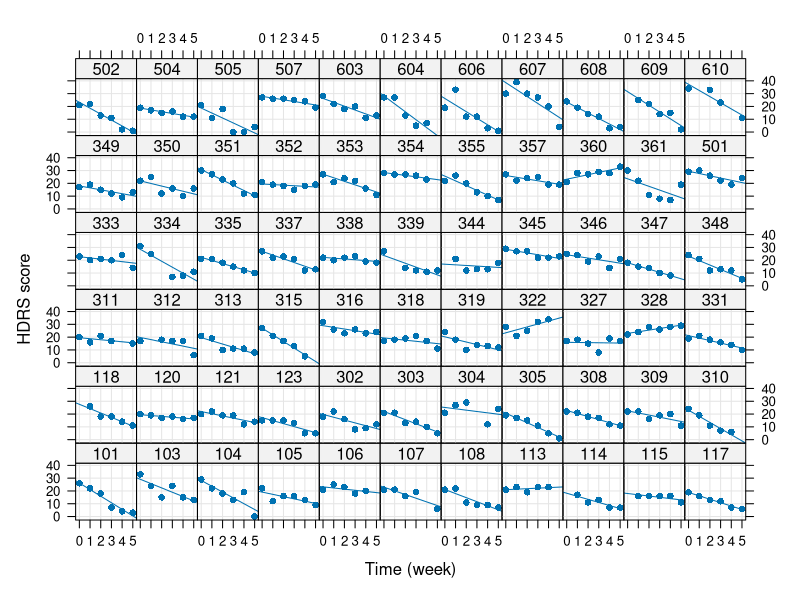
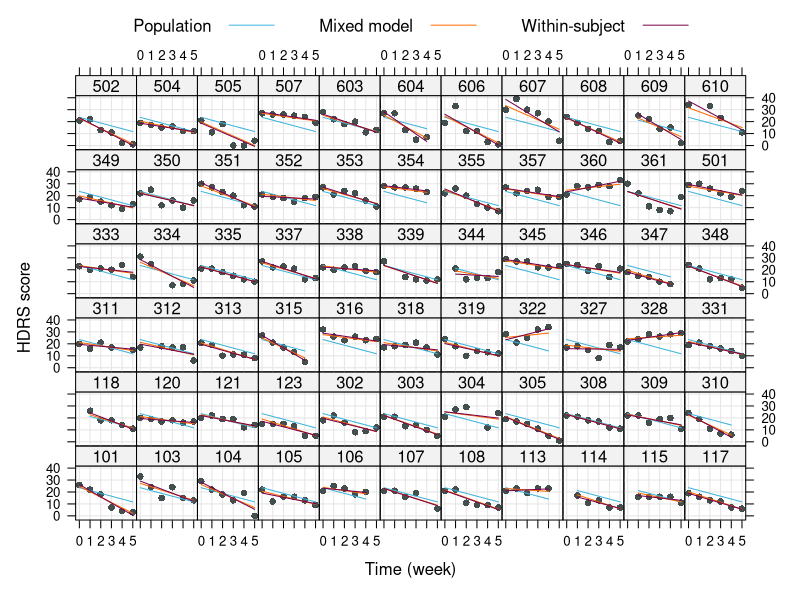
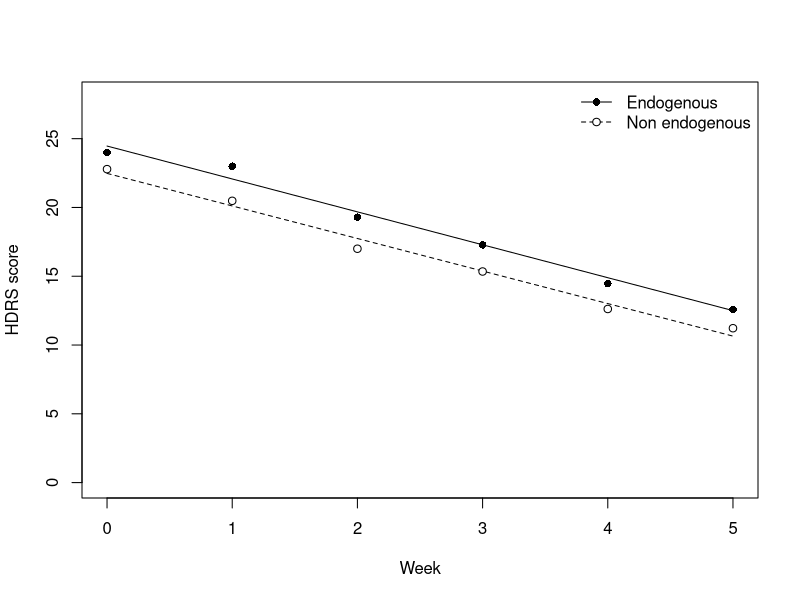

These charts were generated, in order, by the following R code:
## ---- chunk 1
library(lattice)
library(lme4)
## ---- chunk 2
dat      <- read.table("data/reisby.dat", header = TRUE)
dat$id   <- factor(dat$id)
dat$diag <- factor(dat$diag, levels = c("nonen", "endog"))
dat      <- na.omit(dat)     # drop missing values
head(dat, n = 13)

xyplot(hamd ~ week | id, data = dat, type=c("g", "r", "p"),
  pch = 16, layout = c(11, 6), ylab = "HDRS score", xlab = "Time (week)")
## ---- chunk 3
m1 <- lmer(hamd ~ week + (1 | id), data = dat, REML = FALSE)
summary(m1)
## ---- chunk 4
m2 <- lmer(hamd ~ week + (week | id), data = dat, REML = FALSE)
summary(m2)
## ---- chunk 5
indiv <- unlist(
  sapply(unique(dat$id),
         function(i) predict(lm(hamd ~ week, dat[dat$id == i, ])))
)

xyplot(hamd + predict(m2, re.form = ~ 0) + predict(m2) + indiv ~ week | id,
  data = dat, type = c("p", "l", "l", "l"), pch = 16, grid = TRUE,
  distribute.type = TRUE, layout = c(11, 6), ylab = "HDRS score",
  xlab = "Time (week)",
  # customize colors
  col = c("#434F4F", "#3CB4DC", "#FF6900", "#78004B"),
  # add legend
  key = list(space = "top", columns = 3,
             text = list(c("Population", "Mixed model", "Within-subject")),
             lines = list(col = c("#3CB4DC", "#FF6900", "#78004B")))
  )
## ---- chunk 6
m3 <- lmer(hamd ~ week + diag + (week | id), data = dat, REML = FALSE)
m4 <- lmer(hamd ~ week * diag + (week | id), data = dat, REML = FALSE)
anova(m3, m4)
## ---- chunk 7
dat2 <- aggregate(hamd ~ week + diag, dat, mean)
dat2$m4 <- predict(m4, newdata = dat2, re.form = ~ 0)

plot(m4 ~ week, dat2[dat2$diag == "endog", ], type = "l",
     ylim=c(0, 28), xlab="Week", ylab = "HDRS score")
lines(m4 ~ week, dat2[dat2$diag == "nonen", ], lty = 2)
points(hamd ~ week, dat2[dat2$diag == "endog", ], pch = 16)
points(hamd ~ week, dat2[dat2$diag == "nonen", ], pch = 21, bg = "white")
legend("topright", c("Endogenous", "Non endogenous"),
       lty = 1:2, pch = c(16, 21), pt.bg = "white", bty = "n")
## ---- chunk 8
## Study design and sample sizes
n_week <- 6
n_subj <- 80
n <- n_week * n_subj
dat <- data.frame(
     id = factor(rep(seq_len(n_subj), each = n_week)),
   week = rep(0:(n_week - 1), times = n_subj),
  treat = factor(rep(0:1, each = n/2), labels = c("ctr", "trt"))
)

## Fixed effects and variance components
beta <- c("(Intercept)" = 23, week = -0.5, treattrt = 0, "week:treattrt" = -1)
se <- 3.5                # residual sd
r <- -0.3
t(chol(VarCorr(m4)$id))[lower.tri(diag(2), diag = TRUE)] / sigma(m3)
# su <- c(3.5, 1.5)
# Su <- r * su %o% su
# diag(Su) <- su^2        # covariance matrix of random effects

su1 <- 3.5
su2 <- 1.5
Su <- matrix(c(su1^2, r * su1 * su2, r * su1 * su2, su2^2), nrow = 2, ncol = 2)
## ---- chunk 9
pval <- replicate(200, {
  
  # Data generation
  means <- model.matrix( ~ week * treat, dat) %*% beta
  ranu <- MASS::mvrnorm(n_subj, mu = c(0, 0), Sigma = Su)
  e <- rnorm(n_subj * n_week, mean = 0, sd = se)
  
  y <- means + ranu[dat$id, 1] + ranu[dat$id, 2] * dat$week + e
  
  # Fitting model to test H0
  m0 <- lmer(y ~ week + treat + (1 + week | id), data = dat, REML = FALSE)
  m1 <- lmer(y ~ week * treat + (1 + week | id), data = dat, REML = FALSE)
  anova(m0, m1)["m1", "Pr(>Chisq)"]
  }
)

mean(pval < 0.05)
## ---- chunk 10
## Gory details
fixef(m4)
getME(m4, "theta")
t(chol(VarCorr(m4)$id))[lower.tri(diag(2), diag = TRUE)] / sigma(m4)

# Cholesky decomposition
Lt <- chol(Su) / se
pars <- list(theta = t(Lt)[lower.tri(Lt, TRUE)],
             beta = beta, sigma = se)
names(pars$theta) <- c("id.(Intercept)", "id.week.(Intercept)", "id.week")

pval <- replicate(200, {
  y <- simulate(~ week * treat + (week | id),
                newparams = pars, newdata = dat)$sim_1
  m1 <- lmer(y ~ week + treat + (week | id), data = dat, REML = FALSE)
  m2 <- lmer(y ~ week * treat + (week | id), data = dat, REML = FALSE)
  anova(m1, m2)$"Pr(>Chisq)"[2]
})
mean(pval < 0.05)
## ---- chunk 11
par <- replicate(200, {
  
  means <- model.matrix( ~ week * treat, dat) %*% beta
  ranu <- MASS::mvrnorm(n_subj, mu = c(0, 0), Sigma = Su)
  e <- rnorm(n_subj * n_week, mean = 0, sd = se)
  
  y <- means + ranu[dat$id, 1] + ranu[dat$id, 2] * dat$week + e
  
  m1 <- lmer(y ~ week * treat + (1 + week | id), data = dat, REML = FALSE)
  list(fixef = fixef(m1), theta = getME(m1, "theta"), sigma = sigma(m1))
  }, simplify = FALSE
)

rowMeans(sapply(par, function(x) x$fixef))
rowMeans(sapply(par, function(x) x$theta))
mean(sapply(par, function(x) x$sigma))

beta
Lt <- chol(Su)
t(Lt)[lower.tri(Lt, diag = TRUE)] / se
se
